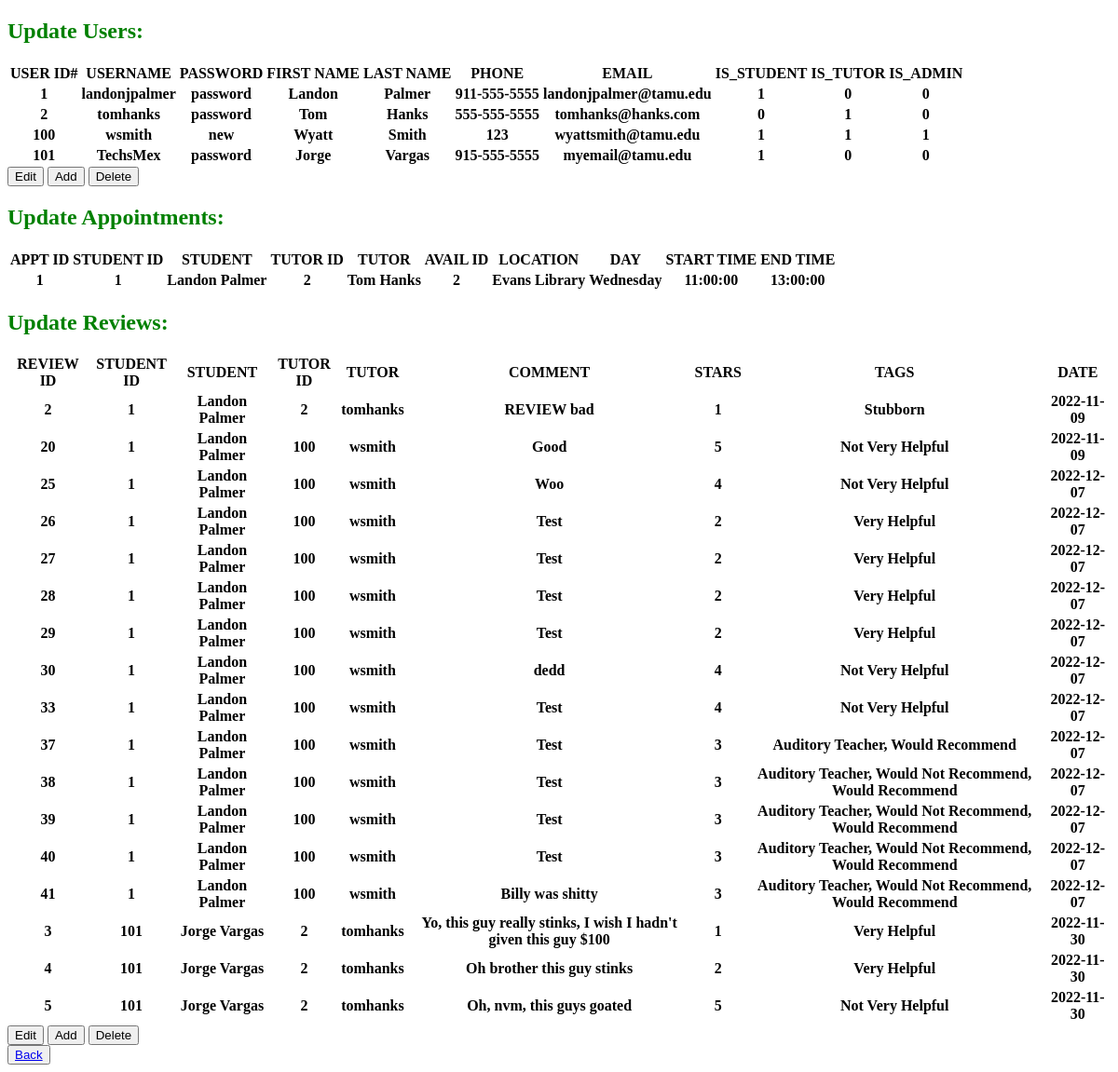
/admin.php?user_id=1, run on an earlier commit of the app's database.
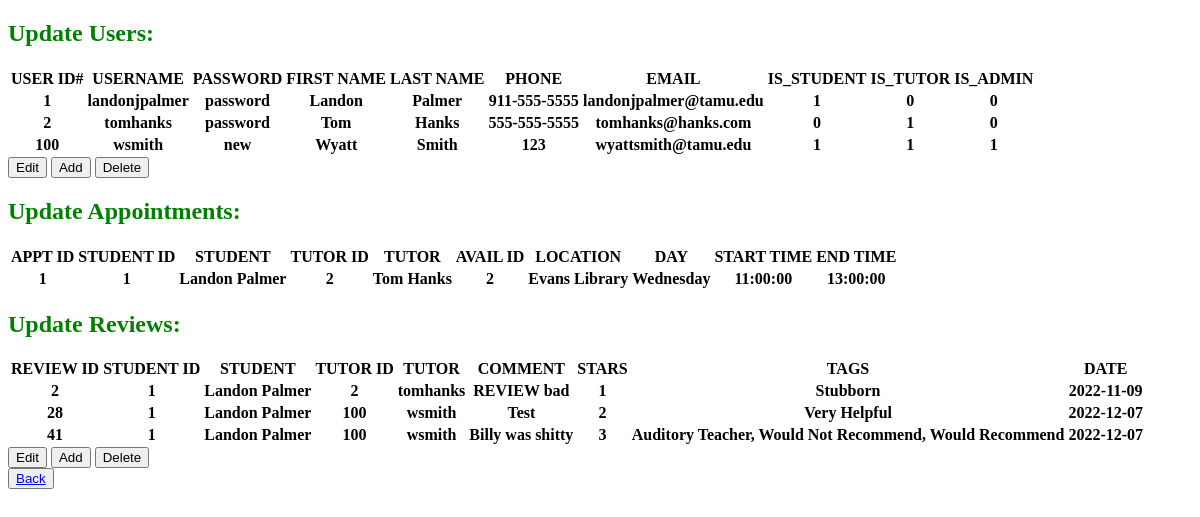
And on a later commit of the database.
### tables this page shows
CREATE TABLE `user` (
  `USER_ID` int(50) NOT NULL,
  `USERNAME` varchar(50) NOT NULL,
  `PASSWORD` varchar(50) NOT NULL,
  `F_NAME` varchar(50) NOT NULL,
  `L_NAME` varchar(50) NOT NULL,
  `PHONE` varchar(50) NOT NULL,
  `EMAIL` varchar(50) NOT NULL,
  `IS_STUDENT` tinyint(1) NOT NULL,
  `IS_TUTOR` tinyint(1) NOT NULL,
  `IS_ADMIN` tinyint(1) NOT NULL
);

CREATE TABLE `review` (
  `REVIEW_ID` int(50) NOT NULL,
  `COMMENT` varchar(100) NOT NULL,
  `STARS` int(1) NOT NULL,
  `TUTOR_ID` int(50) NOT NULL,
  `STUDENT_ID` int(50) NOT NULL,
  `DATE` date NOT NULL
);

### admin.php (the view, shortened to what the changed rows need)
<?php
  $db_host = 'localhost';
  $db_user = 'root';
  $db_password = 'root';
  $db_db = 'tutor_app';
  $mysqli = new mysqli(
    $db_host,
    $db_user,
    $db_password,
    $db_db
  );
  $appointment_detailed = "SELECT * from `admin_appointments`";
  $appointments_detailed_list = $mysqli->query($appointment_detailed);
  $users_detailed = "SELECT * FROM `user`";
  $users_detailed_list = $mysqli->query($users_detailed);
  $reviews_detailed = "SELECT `all_reviews`.*, CONCAT(F_NAME, ' ', L_NAME) AS STUDENT FROM `all_reviews` INNER JOIN `user` on STUDENT_ID = `user`.USER_ID";
  $reviews_detailed_list = $mysqli->query($reviews_detailed);
?>
<!DOCTYPE html>
<head>
</head>
<html>
    <body>
    <h2>Update Users: </h2>
        <p>
            <?php
            echo "<table>";
            echo "<tr>";
            echo "<th>USER ID#</th>";
            echo "<th>USERNAME</th>";
            echo "<th>PASSWORD</th>";
            echo "<th>FIRST NAME</th>";
            echo "<th>LAST NAME</th>";
            echo "<th>PHONE</th>";
            echo "<th>EMAIL</th>";
            echo "<th>IS_STUDENT</th>";
            echo "<th>IS_TUTOR</th>";
            echo "<th>IS_ADMIN</th>";
            while($row = mysqli_fetch_array($users_detailed_list))
            {
                echo "<tr>";
                echo "<th>" . $row["USER_ID"] . "</th>";
                echo "<th>" . $row["USERNAME"] . "</th>";
                echo "<th>" . $row["PASSWORD"] . "</th>";
                echo "<th>" . $row["F_NAME"] . "</th>";
                echo "<th>" . $row["L_NAME"] . "</th>";
                echo "<th>" . $row["PHONE"] . "</th>";
                echo "<th>" . $row["EMAIL"] . "</th>";
                echo "<th>" . $row["IS_STUDENT"] . "</th>";
                echo "<th>" . $row["IS_TUTOR"] . "</th>";
                echo "<th>" . $row["IS_ADMIN"] . "</th>";
                echo "</tr>";
            }
            echo "</table>";
        ?>
    <h2>Update Appointments: </h2>
        <p>
            <?php
            echo "<table>";
            echo "<tr>";
            echo "<th>APPT ID</th>";
            echo "<th>STUDENT ID</th>";
            echo "<th>STUDENT</th>";
            echo "<th>TUTOR ID</th>";
            echo "<th>TUTOR</th>";
            echo "<th>AVAIL ID</th>";
            echo "<th>LOCATION</th>";
            echo "<th>DAY</th>";
            echo "<th>START TIME</th>";
            echo "<th>END TIME</th>";
            while($row = mysqli_fetch_array($appointments_detailed_list))
            {
                echo "<tr>";
                echo "<th>" . $row["APPOINTMENT_ID"] . "</th>";
                echo "<th>" . $row["STUDENT_ID"] . "</th>";
                echo "<th>" . $row["STUDENT"] . "</th>";
                echo "<th>" . $row["TUTOR_ID"] . "</th>";
                echo "<th>" . $row["TUTOR"] . "</th>";
                echo "<th>" . $row["AVAILABILITY_ID"] . "</th>";
                echo "<th>" . $row["LOCATION"] . "</th>";
                echo "<th>" . $row["DAY"] . "</th>";
                echo "<th>" . $row["START_TIME"] . "</th>";
                echo "<th>" . $row["END_TIME"] . "</th>";
                echo "</tr>";
            }
            echo "</table>";
        ?>
    <h2>Update Reviews: </h2>
        <p>
        <?php
            echo "<table>";
            echo "<tr>";
            echo "<th>REVIEW ID</th>";
            echo "<th>STUDENT ID</th>";
            echo "<th>STUDENT</th>";
            echo "<th>TUTOR ID</th>";
            echo "<th>TUTOR</th>";
            echo "<th>COMMENT</th>";
            echo "<th>STARS</th>";
            echo "<th>TAGS</th>";
            echo "<th>DATE</th>";
            while($row = mysqli_fetch_array($reviews_detailed_list))
            {
                echo "<tr>";
                echo "<th>" . $row["REVIEW_ID"] . "</th>";
                echo "<th>" . $row["STUDENT_ID"] . "</th>";
                echo "<th>" . $row["STUDENT"] . "</th>";
                echo "<th>" . $row["TUTOR_ID"] . "</th>";
                echo "<th>" . $row["TUTOR"] . "</th>";
                echo "<th>" . $row["COMMENT"] . "</th>";
                echo "<th>" . $row["STARS"] . "</th>";
                echo "<th>" . $row["TAGS"] . "</th>";
                echo "<th>" . $row["DATE"] . "</th>";
                echo "</tr>";
            }
            echo "</table>";
        ?>
    </body>
</html>

What changed in the data, as far as the page shows it:
removed user: USER_ID "101", USERNAME "TechsMex", PASSWORD "password", F_NAME "Jorge", L_NAME "Vargas", PHONE "915-555-5555", EMAIL "myemail@tamu.edu", IS_STUDENT "1", IS_TUTOR "0", IS_ADMIN "0"
removed review: REVIEW_ID "20", STUDENT_ID "1", STUDENT "Landon Palmer", TUTOR_ID "100", TUTOR "wsmith", COMMENT "Good", STARS "5", TAGS "Not Very Helpful", DATE "2022-11-09"
removed review: REVIEW_ID "25", STUDENT_ID "1", STUDENT "Landon Palmer", TUTOR_ID "100", TUTOR "wsmith", COMMENT "Woo", STARS "4", TAGS "Not Very Helpful", DATE "2022-12-07"
removed review: REVIEW_ID "26", STUDENT_ID "1", STUDENT "Landon Palmer", TUTOR_ID "100", TUTOR "wsmith", COMMENT "Test", STARS "2", TAGS "Very Helpful", DATE "2022-12-07"
removed review: REVIEW_ID "27", STUDENT_ID "1", STUDENT "Landon Palmer", TUTOR_ID "100", TUTOR "wsmith", COMMENT "Test", STARS "2", TAGS "Very Helpful", DATE "2022-12-07"
removed review: REVIEW_ID "29", STUDENT_ID "1", STUDENT "Landon Palmer", TUTOR_ID "100", TUTOR "wsmith", COMMENT "Test", STARS "2", TAGS "Very Helpful", DATE "2022-12-07"
removed review: REVIEW_ID "30", STUDENT_ID "1", STUDENT "Landon Palmer", TUTOR_ID "100", TUTOR "wsmith", COMMENT "dedd", STARS "4", TAGS "Not Very Helpful", DATE "2022-12-07"
removed review: REVIEW_ID "33", STUDENT_ID "1", STUDENT "Landon Palmer", TUTOR_ID "100", TUTOR "wsmith", COMMENT "Test", STARS "4", TAGS "Not Very Helpful", DATE "2022-12-07"
removed review: REVIEW_ID "37", STUDENT_ID "1", STUDENT "Landon Palmer", TUTOR_ID "100", TUTOR "wsmith", COMMENT "Test", STARS "3", TAGS "Auditory Teacher, Would Recommend", DATE "2022-12-07"
removed review: REVIEW_ID "38", STUDENT_ID "1", STUDENT "Landon Palmer", TUTOR_ID "100", TUTOR "wsmith", COMMENT "Test", STARS "3", TAGS "Auditory Teacher, Would Not Recommend, Would Recommend", DATE "2022-12-07"
removed review: REVIEW_ID "39", STUDENT_ID "1", STUDENT "Landon Palmer", TUTOR_ID "100", TUTOR "wsmith", COMMENT "Test", STARS "3", TAGS "Auditory Teacher, Would Not Recommend, Would Recommend", DATE "2022-12-07"
removed review: REVIEW_ID "40", STUDENT_ID "1", STUDENT "Landon Palmer", TUTOR_ID "100", TUTOR "wsmith", COMMENT "Test", STARS "3", TAGS "Auditory Teacher, Would Not Recommend, Would Recommend", DATE "2022-12-07"
removed review: REVIEW_ID "3", STUDENT_ID "101", STUDENT "Jorge Vargas", TUTOR_ID "2", TUTOR "tomhanks", COMMENT "Yo, this guy really stinks, I wish I hadn't given this guy $100", STARS "1", TAGS "Very Helpful", DATE "2022-11-30"
removed review: REVIEW_ID "4", STUDENT_ID "101", STUDENT "Jorge Vargas", TUTOR_ID "2", TUTOR "tomhanks", COMMENT "Oh brother this guy stinks", STARS "2", TAGS "Very Helpful", DATE "2022-11-30"
removed review: REVIEW_ID "5", STUDENT_ID "101", STUDENT "Jorge Vargas", TUTOR_ID "2", TUTOR "tomhanks", COMMENT "Oh, nvm, this guys goated", STARS "5", TAGS "Not Very Helpful", DATE "2022-11-30"
